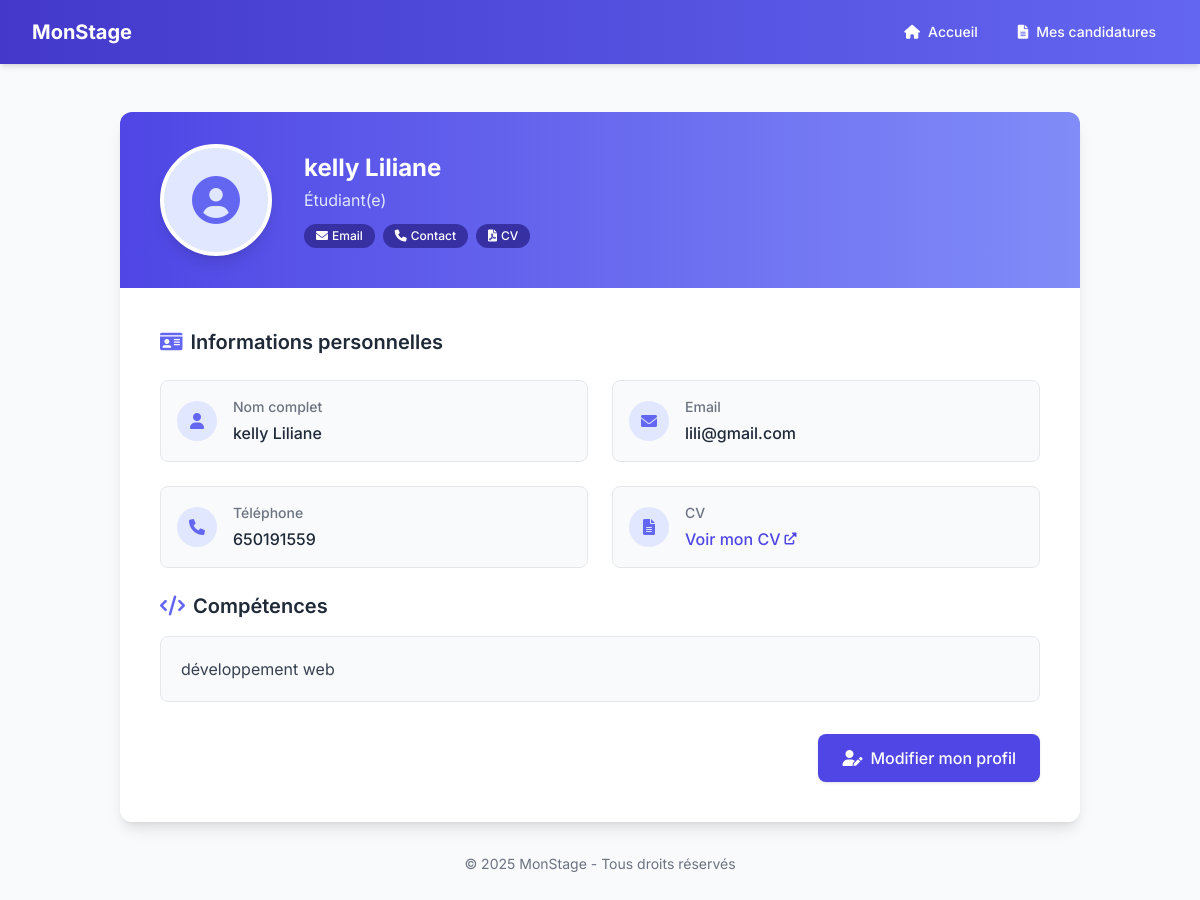
Screenshot of /etudiants/profil/ (signed in) with the database file from the repository.
### etudiants/models.py (models this page shows, shortened)
class Etudiant(models.Model):
    user = models.OneToOneField(CustomUser, on_delete=models.CASCADE, related_name='etudiant')
    prenom = models.CharField(max_length=100)
    nom = models.CharField(max_length=100)
    telephone = models.CharField(max_length=20)
    competence = models.TextField(blank=True)
    cv = models.FileField(upload_to='cv/', blank=True, null=True)
    photo = models.ImageField(upload_to='photos_etudiants/', null=True, blank=True)

### accounts/models.py (models this page shows, shortened)
class CustomUser(AbstractBaseUser, PermissionsMixin):
    email = models.EmailField(unique=True)
    username = models.CharField(max_length=255, unique=True)
    user_type = models.CharField(
        max_length=20,
        choices=[('etudiant', 'Étudiant'), ('entreprise', 'Entreprise')],
        default='etudiant'
    )
    is_active = models.BooleanField(default=True)
    is_staff = models.BooleanField(default=False)
    objects = CustomUserManager()
    USERNAME_FIELD = 'email'
    REQUIRED_FIELDS = ['username']

### etudiants/views.py (the view)
# urls.py: path('profil/', views.profil_etudiant, name='profil_etudiant'),
@login_required
def profil_etudiant(request):
    etudiant = request.user.etudiant
    form = EtudiantProfilForm(instance=etudiant)
    return render(request, 'etudiants/profil_etudiant.html', {
        'form': form,
        'etudiant': etudiant
    })

### etudiants/templates/etudiants/profil_etudiant.html (shortened to what this page needs)
{% load static %}
<!DOCTYPE html>
<html lang="fr">
<head>
    <script src="https://cdn.tailwindcss.com"></script>
    <link rel="stylesheet" href="https://cdnjs.cloudflare.com/ajax/libs/font-awesome/6.0.0/css/all.min.css">
</head>
<body class="bg-gray-50">
    <nav class="bg-gradient-to-r from-indigo-700 to-indigo-500 shadow-md">
        <div class="max-w-7xl mx-auto px-4 sm:px-6 lg:px-8">
            <div class="flex justify-between items-center h-16">
                <div class="flex items-center">
                    <span class="text-white text-xl font-bold">MonStage</span>
                </div>
                <div class="flex items-center space-x-4">
                    <a href="{% url 'accueil_etudiant' %}" class="text-white hover:text-indigo-100 px-3 py-2 rounded-md text-sm font-medium flex items-center">
                        <i class="fas fa-home mr-2"></i>
                        Accueil
                    </a>
                    <a href="{% url 'mes_candidatures' %}" class="text-white hover:text-indigo-100 px-3 py-2 rounded-md text-sm font-medium flex items-center">
                        <i class="fas fa-file-alt mr-2"></i>
                        Mes candidatures
                    </a>
                </div>
            </div>
        </div>
    </nav>
    <div class="max-w-5xl mx-auto mt-8 md:mt-12 px-4 sm:px-6 lg:px-8">
        <div class="bg-white rounded-xl shadow-lg overflow-hidden">
            <div class="bg-gradient-to-r from-indigo-600 to-indigo-400 px-6 py-8 sm:px-10">
                <div class="flex flex-col sm:flex-row items-center">
                    <div class="mb-6 sm:mb-0 sm:mr-8">
                        {% if form.etudiant.photo %}
                            <div class="w-28 h-28 rounded-full border-4 border-white overflow-hidden shadow-lg">
                                <img src="{{ etudiant.photo.url }}" alt="Photo de profil" class="w-full h-full object-cover">
                            </div>
                        {% else %}
                            <div class="w-28 h-28 flex items-center justify-center rounded-full bg-indigo-100 border-4 border-white text-indigo-500 shadow-lg">
                                <i class="fas fa-user-circle text-5xl"></i>
                            </div>
                        {% endif %}
                    </div>
                    <div class="text-center sm:text-left">
                        <h1 class="text-2xl font-bold text-white">{{ etudiant.prenom }} {{ etudiant.nom }}</h1>
                        <p class="text-indigo-100 mt-1">Étudiant(e)</p>
                        <div class="mt-3 flex flex-wrap justify-center sm:justify-start gap-2">
                            <span class="inline-flex items-center px-3 py-1 rounded-full text-xs font-medium bg-indigo-800 text-white">
                                <i class="fas fa-envelope mr-1"></i> Email
                            </span>
                            <span class="inline-flex items-center px-3 py-1 rounded-full text-xs font-medium bg-indigo-800 text-white">
                                <i class="fas fa-phone mr-1"></i> Contact
                            </span>
                            {% if etudiant.cv %}
                                <span class="inline-flex items-center px-3 py-1 rounded-full text-xs font-medium bg-indigo-800 text-white">
                                    <i class="fas fa-file-pdf mr-1"></i> CV
                                </span>
                            {% endif %}
                        </div>
                    </div>
                </div>
            </div>
            <div class="p-6 sm:p-10">
                <h2 class="text-xl font-semibold text-gray-800 mb-6 flex items-center">
                    <i class="fas fa-id-card text-indigo-500 mr-2"></i>
                    Informations personnelles
                </h2>
                <div class="grid grid-cols-1 md:grid-cols-2 gap-6">
                    <div class="bg-gray-50 p-4 rounded-lg border border-gray-200">
                        <div class="flex items-start">
                            <div class="flex-shrink-0 mt-1">
                                <div class="w-10 h-10 rounded-full bg-indigo-100 flex items-center justify-center">
                                    <i class="fas fa-user text-indigo-500"></i>
                                </div>
                            </div>
                            <div class="ml-4">
                                <h3 class="text-sm font-medium text-gray-500">Nom complet</h3>
                                <p class="text-base font-medium text-gray-800 mt-1">{{ etudiant.prenom }} {{ etudiant.nom }}</p>
                            </div>
                        </div>
                    </div>
                    <div class="bg-gray-50 p-4 rounded-lg border border-gray-200">
                        <div class="flex items-start">
                            <div class="flex-shrink-0 mt-1">
                                <div class="w-10 h-10 rounded-full bg-indigo-100 flex items-center justify-center">
                                    <i class="fas fa-envelope text-indigo-500"></i>
                                </div>
                            </div>
                            <div class="ml-4">
                                <h3 class="text-sm font-medium text-gray-500">Email</h3>
                                <p class="text-base font-medium text-gray-800 mt-1">{{ user.email }}</p>
                            </div>
                        </div>
                    </div>
                    <div class="bg-gray-50 p-4 rounded-lg border border-gray-200">
                        <div class="flex items-start">
                            <div class="flex-shrink-0 mt-1">
                                <div class="w-10 h-10 rounded-full bg-indigo-100 flex items-center justify-center">
                                    <i class="fas fa-phone text-indigo-500"></i>
                                </div>
                            </div>
                            <div class="ml-4">
                                <h3 class="text-sm font-medium text-gray-500">Téléphone</h3>
                                <p class="text-base font-medium text-gray-800 mt-1">{{ etudiant.telephone }}</p>
                            </div>
                        </div>
                    </div>
                    <div class="bg-gray-50 p-4 rounded-lg border border-gray-200">
                        <div class="flex items-start">
                            <div class="flex-shrink-0 mt-1">
                                <div class="w-10 h-10 rounded-full bg-indigo-100 flex items-center justify-center">
                                    <i class="fas fa-file-alt text-indigo-500"></i>
                                </div>
                            </div>
                            <div class="ml-4">
                                <h3 class="text-sm font-medium text-gray-500">CV</h3>
                                <div class="text-base font-medium text-gray-800 mt-1">
                                    {% if etudiant.cv %}
                                        <a href="{{ etudiant.cv.url }}" class="text-indigo-600 hover:text-indigo-800 flex items-center" target="_blank">
                                            <span>Voir mon CV</span>
                                            <i class="fas fa-external-link-alt ml-1 text-xs"></i>
                                        </a>
                                    {% else %}
                                        <span class="text-gray-500">Non fourni</span>
                                    {% endif %}
                                </div>
                            </div>
                        </div>
                    </div>
                </div>
                <div class="mt-6">
                    <h2 class="text-xl font-semibold text-gray-800 mb-4 flex items-center">
                        <i class="fas fa-code text-indigo-500 mr-2"></i>
                        Compétences
                    </h2>
                    <div class="bg-gray-50 p-5 rounded-lg border border-gray-200">
                        <p class="text-gray-700">{{ etudiant.competence }}</p>
                    </div>
                </div>
                <div class="mt-8 flex justify-center sm:justify-end">
                    <a href="{% url 'modifier_profil' %}" class="inline-flex items-center bg-indigo-600 hover:bg-indigo-700 text-white font-medium py-3 px-6 rounded-lg shadow transition-colors duration-200">
                        <i class="fas fa-user-edit mr-2"></i>
                        Modifier mon profil
                    </a>
                </div>
            </div>
        </div>
        <div class="mt-8 mb-10 text-center text-sm text-gray-500">
            <p>© 2025 MonStage - Tous droits réservés</p>
        </div>
    </div>
</body>
</html>

### etudiants/templates/etudiants/profil_etudiant.html (style rules this page uses)
body { font-family: 'Inter', sans-serif; }

### rows the page displays
Etudiant: prenom "kelly", nom "Liliane", telephone "650191559", competence "développement web"
CustomUser: email "lili@gmail.com"
